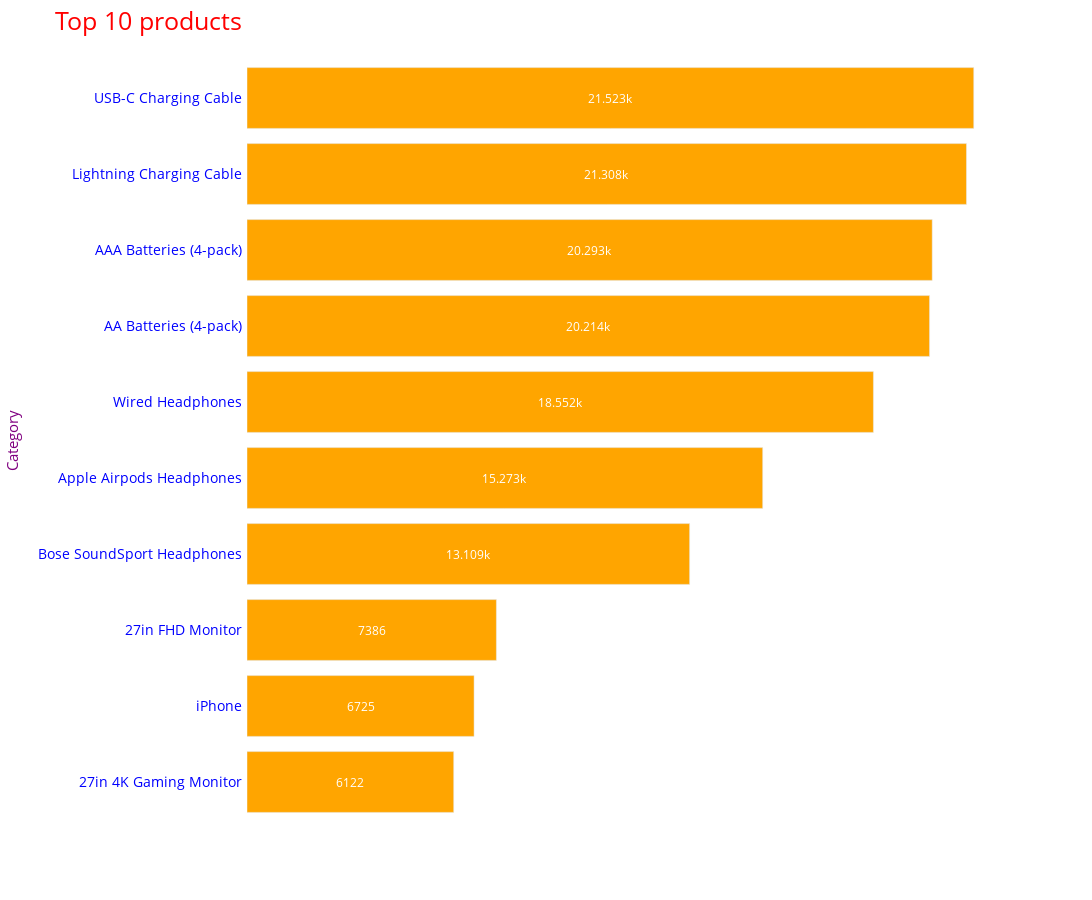

The cell this chart's notebook holds for it:
### Markdown cell above
#### TOP 10 products sold

### Code cell
from turtle import bgcolor


bar_chart_px = px.bar(
    products_type.sort_values(ascending=False).head(10),
    color_discrete_sequence=["orange"],
    width = 1250,
    height = 900,
    orientation = 'h',
    
    )

bar_chart_px.update_traces(
    textposition = "inside",
    insidetextanchor = 'middle',
    texttemplate = "%{x}",
    textfont = dict(size = 12, color = 'white'),
    hovertemplate = 'Product %{x} - %{y} <extra></extra>'
)

bar_chart_px.update_layout(
    plot_bgcolor = "white",
    title = dict(
        text = 'Top 10 products',
        font = dict(color = 'red', size = 25)
        ),
    yaxis = dict(
        categoryorder = 'total ascending',
        ticksuffix = ' ',
        side = 'left',
        tickfont  = dict(size = 14, color = 'blue')
        ),
    xaxis = dict(
        visible = False
    ),
    showlegend = False,
    xaxis_title = dict(
        text = 'Sales',
        font = dict(color = 'green', size = 15)
        ),
    yaxis_title = dict(
        text = 'Category',
        font = dict(color = 'Purple', size = 15)
        ),
    hoverlabel = dict(
        bgcolor = 'red',
        font_size = 12
        )
    
)

bar_chart_px.show()

### Figure 1 — Plotly figure (JSON) as saved in the notebook; plotly's stock layout.template omitted (floating-point values rounded to 4 significant figures)
{"data": [{"alignmentgroup": "True", "hovertemplate": "Product %{x} - %{y} <extra></extra>", "insidetextanchor": "middle", "legendgroup": "Order ID", "marker": {"color": "orange", "pattern": {"shape": ""}}, "name": "Order ID", "offsetgroup": "Order ID", "orientation": "h", "showlegend": true, "textfont": {"color": "white", "size": 12}, "textposition": "inside", "texttemplate": "%{x}", "type": "bar", "x": [21523, 21308, 20293, 20214, 18552, 15273, 13109, 7386, 6725, 6122], "xaxis": "x", "y": ["USB-C Charging Cable", "Lightning Charging Cable", "AAA Batteries (4-pack)", "AA Batteries (4-pack)", "Wired Headphones", "Apple Airpods Headphones", "Bose SoundSport Headphones", "27in FHD Monitor", "iPhone", "27in 4K Gaming Monitor"], "yaxis": "y"}], "layout": {"barmode": "relative", "height": 900, "hoverlabel": {"bgcolor": "red", "font": {"size": 12}}, "legend": {"title": {"text": "variable"}, "tracegroupgap": 0}, "margin": {"t": 60}, "plot_bgcolor": "white", "showlegend": false, "title": {"font": {"color": "red", "size": 25}, "text": "Top 10 products"}, "width": 1250, "xaxis": {"anchor": "y", "domain": [0, 1], "title": {"font": {"color": "green", "size": 15}, "text": "Sales"}, "visible": false}, "yaxis": {"anchor": "x", "categoryorder": "total ascending", "domain": [0, 1], "side": "left", "tickfont": {"color": "blue", "size": 14}, "ticksuffix": " ", "title": {"font": {"color": "Purple", "size": 15}, "text": "Category"}}}}
